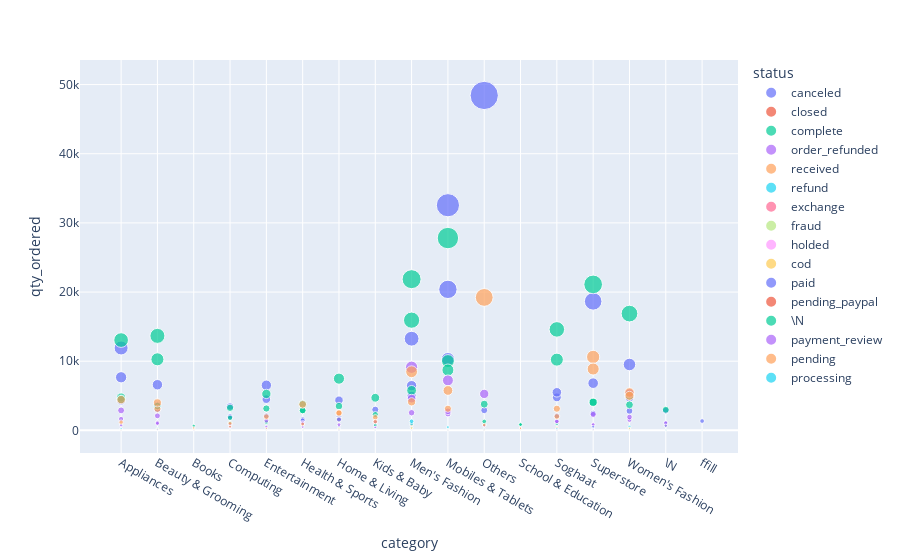

This figure's notebook cell:
### Markdown cell above
Selanjutnya, kita akan menganalisa terkait dengan jumlah pesanan dan status berdasarkan kategori

### Code cell
order_qs = df.groupby(['Year','category','status'])['qty_ordered'].sum().reset_index()
px.scatter(order_qs,x='category',y='qty_ordered',color='status',size='qty_ordered',hover_data=['category','status','Year'])

### Figure 1 — Plotly figure (JSON) as saved in the notebook; plotly's stock layout.template omitted (floating-point values rounded to 4 significant figures)
{"data": [{"customdata": [["canceled", 2016], ["canceled", 2016], ["canceled", 2016], ["canceled", 2016], ["canceled", 2016], ["canceled", 2016], ["canceled", 2016], ["canceled", 2016], ["canceled", 2016], ["canceled", 2016], ["canceled", 2016], ["canceled", 2016], ["canceled", 2016], ["canceled", 2016], ["canceled", 2016], ["canceled", 2016], ["canceled", 2017], ["canceled", 2017], ["canceled", 2017], ["canceled", 2017], ["canceled", 2017], ["canceled", 2017], ["canceled", 2017], ["canceled", 2017], ["canceled", 2017], ["canceled", 2017], ["canceled", 2017], ["canceled", 2017], ["canceled", 2017], ["canceled", 2017], ["canceled", 2017], ["canceled", 2017], ["canceled", 2018], ["canceled", 2018], ["canceled", 2018], ["canceled", 2018], ["canceled", 2018], ["canceled", 2018], ["canceled", 2018], ["canceled", 2018], ["canceled", 2018], ["canceled", 2018], ["canceled", 2018], ["canceled", 2018], ["canceled", 2018], ["canceled", 2018], ["canceled", 2018], ["canceled", 2018]], "hovertemplate": "status=%{customdata[0]}<br>category=%{x}<br>qty_ordered=%{marker.size}<br>Year=%{customdata[1]}<extra></extra>", "legendgroup": "canceled", "marker": {"color": "#636efa", "size": [4266, 3052, 61, 1881, 2101, 1022, 1972, 702, 5000, 10315, 798, 248, 4775, 2462, 2809, 2855, 11913, 6597, 194, 3458, 6529, 1599, 4361, 2993, 13253, 32556, 2910, 338, 5505, 18655, 9524, 1049, 7676, 3638, 144, 1992, 4514, 1434, 1741, 1093, 6462, 20387, 48428, 292, 2097, 6823, 4743, 1347], "sizemode": "area", "sizeref": 121.1, "symbol": "circle"}, "mode": "markers", "name": "canceled", "orientation": "v", "showlegend": true, "type": "scatter", "x": ["Appliances", "Beauty & Grooming", "Books", "Computing", "Entertainment", "Health & Sports", "Home & Living", "Kids & Baby", "Men's Fashion", "Mobiles & Tablets", "Others", "School & Education", "Soghaat", "Superstore", "Women's Fashion", "\\N", "Appliances", "Beauty & Grooming", "Books", "Computing", "Entertainment", "Health & Sports", "Home & Living", "Kids & Baby", "Men's Fashion", "Mobiles & Tablets", "Others", "School & Education", "Soghaat", "Superstore", "Women's Fashion", "\\N", "Appliances", "Beauty & Grooming", "Books", "Computing", "Entertainment", "Health & Sports", "Home & Living", "Kids & Baby", "Men's Fashion", "Mobiles & Tablets", "Others", "School & Education", "Soghaat", "Superstore", "Women's Fashion", "ffill"], "xaxis": "x", "y": [4266, 3052, 61, 1881, 2101, 1022, 1972, 702, 5000, 10315, 798, 248, 4775, 2462, 2809, 2855, 11913, 6597, 194, 3458, 6529, 1599, 4361, 2993, 13253, 32556, 2910, 338, 5505, 18655, 9524, 1049, 7676, 3638, 144, 1992, 4514, 1434, 1741, 1093, 6462, 20387, 48428, 292, 2097, 6823, 4743, 1347], "yaxis": "y"}, {"customdata": [["closed", 2016], ["closed", 2016], ["closed", 2016], ["closed", 2016], ["closed", 2016], ["closed", 2016], ["closed", 2016], ["closed", 2016], ["closed", 2016], ["closed", 2016], ["closed", 2016], ["closed", 2016], ["closed", 2016], ["closed", 2017], ["closed", 2017], ["closed", 2017], ["closed", 2017], ["closed", 2017], ["closed", 2017], ["closed", 2017], ["closed", 2017], ["closed", 2017], ["closed", 2017], ["closed", 2018], ["closed", 2018], ["closed", 2018], ["closed", 2018], ["closed", 2018], ["closed", 2018], ["closed", 2018], ["closed", 2018], ["closed", 2018], ["closed", 2018], ["closed", 2018], ["closed", 2018], ["closed", 2018], ["closed", 2018]], "hovertemplate": "status=%{customdata[0]}<br>category=%{x}<br>qty_ordered=%{marker.size}<br>Year=%{customdata[1]}<extra></extra>", "legendgroup": "closed", "marker": {"color": "#EF553B", "size": [61, 30, 6, 7, 5, 3, 62, 17, 1, 3, 3, 21, 2, 27, 9, 20, 2, 8, 4, 1, 39, 2, 89, 10, 21, 1, 3, 5, 1, 7, 2, 5, 9, 4, 19, 15, 14], "sizemode": "area", "sizeref": 121.1, "symbol": "circle"}, "mode": "markers", "name": "closed", "orientation": "v", "showlegend": true, "type": "scatter", "x": ["Appliances", "Beauty & Grooming", "Books", "Health & Sports", "Home & Living", "Kids & Baby", "Men's Fashion", "Mobiles & Tablets", "School & Education", "Soghaat", "Superstore", "Women's Fashion", "\\N", "Appliances", "Beauty & Grooming", "Computing", "Entertainment", "Health & Sports", "Home & Living", "Kids & Baby", "Mobiles & Tablets", "Soghaat", "Women's Fashion", "Appliances", "Beauty & Grooming", "Books", "Computing", "Entertainment", "Health & Sports", "Home & Living", "Kids & Baby", "Men's Fashion", "Mobiles & Tablets", "Others", "Soghaat", "Superstore", "Women's Fashion"], "xaxis": "x", "y": [61, 30, 6, 7, 5, 3, 62, 17, 1, 3, 3, 21, 2, 27, 9, 20, 2, 8, 4, 1, 39, 2, 89, 10, 21, 1, 3, 5, 1, 7, 2, 5, 9, 4, 19, 15, 14], "yaxis": "y"}, {"customdata": [["complete", 2016], ["complete", 2016], ["complete", 2016], ["complete", 2016], ["complete", 2016], ["complete", 2016], ["complete", 2016], ["complete", 2016], ["complete", 2016], ["complete", 2016], ["complete", 2016], ["complete", 2016], ["complete", 2016], ["complete", 2016], ["complete", 2016], ["complete", 2016], ["complete", 2017], ["complete", 2017], ["complete", 2017], ["complete", 2017], ["complete", 2017], ["complete", 2017], ["complete", 2017], ["complete", 2017], ["complete", 2017], ["complete", 2017], ["complete", 2017], ["complete", 2017], ["complete", 2017], ["complete", 2017], ["complete", 2017], ["complete", 2017], ["complete", 2018], ["complete", 2018], ["complete", 2018], ["complete", 2018], ["complete", 2018], ["complete", 2018], ["complete", 2018], ["complete", 2018], ["complete", 2018], ["complete", 2018], ["complete", 2018], ["complete", 2018], ["complete", 2018], ["complete", 2018], ["complete", 2018], ["complete", 2018]], "hovertemplate": "status=%{customdata[0]}<br>category=%{x}<br>qty_ordered=%{marker.size}<br>Year=%{customdata[1]}<extra></extra>", "legendgroup": "complete", "marker": {"color": "#00cc96", "size": [4769, 10274, 371, 1810, 1181, 2895, 3510, 2288, 15934, 10026, 939, 855, 14599, 4095, 5076, 2974, 13056, 13662, 657, 3261, 5269, 3817, 7476, 4713, 21862, 27808, 1292, 837, 10227, 21104, 16885, 662, 4479, 3513, 168, 1063, 3161, 2885, 1572, 777, 5779, 8726, 3790, 157, 1000, 4050, 3695, 1], "sizemode": "area", "sizeref": 121.1, "symbol": "circle"}, "mode": "markers", "name": "complete", "orientation": "v", "showlegend": true, "type": "scatter", "x": ["Appliances", "Beauty & Grooming", "Books", "Computing", "Entertainment", "Health & Sports", "Home & Living", "Kids & Baby", "Men's Fashion", "Mobiles & Tablets", "Others", "School & Education", "Soghaat", "Superstore", "Women's Fashion", "\\N", "Appliances", "Beauty & Grooming", "Books", "Computing", "Entertainment", "Health & Sports", "Home & Living", "Kids & Baby", "Men's Fashion", "Mobiles & Tablets", "Others", "School & Education", "Soghaat", "Superstore", "Women's Fashion", "\\N", "Appliances", "Beauty & Grooming", "Books", "Computing", "Entertainment", "Health & Sports", "Home & Living", "Kids & Baby", "Men's Fashion", "Mobiles & Tablets", "Others", "School & Education", "Soghaat", "Superstore", "Women's Fashion", "ffill"], "xaxis": "x", "y": [4769, 10274, 371, 1810, 1181, 2895, 3510, 2288, 15934, 10026, 939, 855, 14599, 4095, 5076, 2974, 13056, 13662, 657, 3261, 5269, 3817, 7476, 4713, 21862, 27808, 1292, 837, 10227, 21104, 16885, 662, 4479, 3513, 168, 1063, 3161, 2885, 1572, 777, 5779, 8726, 3790, 157, 1000, 4050, 3695, 1], "yaxis": "y"}, {"customdata": [["order_refunded", 2016], ["order_refunded", 2016], ["order_refunded", 2016], ["order_refunded", 2016], ["order_refunded", 2016], ["order_refunded", 2016], ["order_refunded", 2016], ["order_refunded", 2016], ["order_refunded", 2016], ["order_refunded", 2016], ["order_refunded", 2016], ["order_refunded", 2016], ["order_refunded", 2016], ["order_refunded", 2016], ["order_refunded", 2016], ["order_refunded", 2016], ["order_refunded", 2017], ["order_refunded", 2017], ["order_refunded", 2017], ["order_refunded", 2017], ["order_refunded", 2017], ["order_refunded", 2017], ["order_refunded", 2017], ["order_refunded", 2017], ["order_refunded", 2017], ["order_refunded", 2017], ["order_refunded", 2017], ["order_refunded", 2017], ["order_refunded", 2017], ["order_refunded", 2017], ["order_refunded", 2017], ["order_refunded", 2017], ["order_refunded", 2018], ["order_refunded", 2018], ["order_refunded", 2018], ["order_refunded", 2018], ["order_refunded", 2018], ["order_refunded", 2018], ["order_refunded", 2018], ["order_refunded", 2018], ["order_refunded", 2018], ["order_refunded", 2018], ["order_refunded", 2018], ["order_refunded", 2018], ["order_refunded", 2018], ["order_refunded", 2018], ["order_refunded", 2018], ["order_refunded", 2018]], "hovertemplate": "status=%{customdata[0]}<br>category=%{x}<br>qty_ordered=%{marker.size}<br>Year=%{customdata[1]}<extra></extra>", "legendgroup": "order_refunded", "marker": {"color": "#ab63fa", "size": [753, 1137, 69, 418, 261, 501, 601, 421, 4583, 2401, 213, 171, 1281, 867, 1520, 1080, 2889, 2100, 159, 861, 1395, 1122, 1566, 1269, 9124, 7232, 671, 331, 1309, 2300, 5347, 680, 1648, 1006, 69, 497, 531, 975, 830, 403, 2547, 2755, 5272, 141, 235, 817, 1930, 35], "sizemode": "area", "sizeref": 121.1, "symbol": "circle"}, "mode": "markers", "name": "order_refunded", "orientation": "v", "showlegend": true, "type": "scatter", "x": ["Appliances", "Beauty & Grooming", "Books", "Computing", "Entertainment", "Health & Sports", "Home & Living", "Kids & Baby", "Men's Fashion", "Mobiles & Tablets", "Others", "School & Education", "Soghaat", "Superstore", "Women's Fashion", "\\N", "Appliances", "Beauty & Grooming", "Books", "Computing", "Entertainment", "Health & Sports", "Home & Living", "Kids & Baby", "Men's Fashion", "Mobiles & Tablets", "Others", "School & Education", "Soghaat", "Superstore", "Women's Fashion", "\\N", "Appliances", "Beauty & Grooming", "Books", "Computing", "Entertainment", "Health & Sports", "Home & Living", "Kids & Baby", "Men's Fashion", "Mobiles & Tablets", "Others", "School & Education", "Soghaat", "Superstore", "Women's Fashion", "ffill"], "xaxis": "x", "y": [753, 1137, 69, 418, 261, 501, 601, 421, 4583, 2401, 213, 171, 1281, 867, 1520, 1080, 2889, 2100, 159, 861, 1395, 1122, 1566, 1269, 9124, 7232, 671, 331, 1309, 2300, 5347, 680, 1648, 1006, 69, 497, 531, 975, 830, 403, 2547, 2755, 5272, 141, 235, 817, 1930, 35], "yaxis": "y"}, {"customdata": [["received", 2016], ["received", 2016], ["received", 2016], ["received", 2016], ["received", 2016], ["received", 2016], ["received", 2016], ["received", 2016], ["received", 2016], ["received", 2016], ["received", 2016], ["received", 2016], ["received", 2016], ["received", 2016], ["received", 2016], ["received", 2016], ["received", 2017], ["received", 2017], ["received", 2017], ["received", 2017], ["received", 2017], ["received", 2017], ["received", 2017], ["received", 2017], ["received", 2017], ["received", 2017], ["received", 2017], ["received", 2017], ["received", 2017], ["received", 2017], ["received", 2017], ["received", 2017], ["received", 2018], ["received", 2018], ["received", 2018], ["received", 2018], ["received", 2018], ["received", 2018], ["received", 2018], ["received", 2018], ["received", 2018], ["received", 2018], ["received", 2018], ["received", 2018], ["received", 2018], ["received", 2018], ["received", 2018], ["received", 2018]], "hovertemplate": "status=%{customdata[0]}<br>category=%{x}<br>qty_ordered=%{marker.size}<br>Year=%{customdata[1]}<extra></extra>", "legendgroup": "received", "marker": {"color": "#FFA15A", "size": [180, 322, 3, 67, 20, 106, 115, 130, 772, 239, 33, 36, 397, 242, 292, 49, 1187, 3117, 209, 547, 255, 909, 2577, 1881, 8477, 3125, 773, 326, 3128, 10617, 5481, 113, 4430, 3981, 345, 1011, 1981, 3751, 2497, 1260, 4128, 5769, 19223, 305, 2006, 8874, 4991, 5], "sizemode": "area", "sizeref": 121.1, "symbol": "circle"}, "mode": "markers", "name": "received", "orientation": "v", "showlegend": true, "type": "scatter", "x": ["Appliances", "Beauty & Grooming", "Books", "Computing", "Entertainment", "Health & Sports", "Home & Living", "Kids & Baby", "Men's Fashion", "Mobiles & Tablets", "Others", "School & Education", "Soghaat", "Superstore", "Women's Fashion", "\\N", "Appliances", "Beauty & Grooming", "Books", "Computing", "Entertainment", "Health & Sports", "Home & Living", "Kids & Baby", "Men's Fashion", "Mobiles & Tablets", "Others", "School & Education", "Soghaat", "Superstore", "Women's Fashion", "\\N", "Appliances", "Beauty & Grooming", "Books", "Computing", "Entertainment", "Health & Sports", "Home & Living", "Kids & Baby", "Men's Fashion", "Mobiles & Tablets", "Others", "School & Education", "Soghaat", "Superstore", "Women's Fashion", "ffill"], "xaxis": "x", "y": [180, 322, 3, 67, 20, 106, 115, 130, 772, 239, 33, 36, 397, 242, 292, 49, 1187, 3117, 209, 547, 255, 909, 2577, 1881, 8477, 3125, 773, 326, 3128, 10617, 5481, 113, 4430, 3981, 345, 1011, 1981, 3751, 2497, 1260, 4128, 5769, 19223, 305, 2006, 8874, 4991, 5], "yaxis": "y"}, {"customdata": [["refund", 2016], ["refund", 2016], ["refund", 2016], ["refund", 2016], ["refund", 2016], ["refund", 2016], ["refund", 2016], ["refund", 2016], ["refund", 2016], ["refund", 2016], ["refund", 2016], ["refund", 2016], ["refund", 2016], ["refund", 2016], ["refund", 2016], ["refund", 2016], ["refund", 2017], ["refund", 2017], ["refund", 2017], ["refund", 2017], ["refund", 2017], ["refund", 2017], ["refund", 2017], ["refund", 2017], ["refund", 2017], ["refund", 2017], ["refund", 2017], ["refund", 2017], ["refund", 2017], ["refund", 2017], ["refund", 2017], ["refund", 2017], ["refund", 2018], ["refund", 2018], ["refund", 2018], ["refund", 2018], ["refund", 2018], ["refund", 2018], ["refund", 2018], ["refund", 2018], ["refund", 2018], ["refund", 2018], ["refund", 2018], ["refund", 2018], ["refund", 2018], ["refund", 2018], ["refund", 2018], ["refund", 2018]], "hovertemplate": "status=%{customdata[0]}<br>category=%{x}<br>qty_ordered=%{marker.size}<br>Year=%{customdata[1]}<extra></extra>", "legendgroup": "refund", "marker": {"color": "#19d3f3", "size": [186, 224, 5, 122, 40, 98, 177, 130, 954, 329, 40, 38, 243, 67, 330, 104, 242, 268, 33, 58, 83, 90, 337, 183, 1316, 475, 209, 11, 242, 278, 520, 64, 233, 285, 7, 78, 31, 66, 164, 87, 390, 164, 25, 17, 55, 210, 277, 29], "sizemode": "area", "sizeref": 121.1, "symbol": "circle"}, "mode": "markers", "name": "refund", "orientation": "v", "showlegend": true, "type": "scatter", "x": ["Appliances", "Beauty & Grooming", "Books", "Computing", "Entertainment", "Health & Sports", "Home & Living", "Kids & Baby", "Men's Fashion", "Mobiles & Tablets", "Others", "School & Education", "Soghaat", "Superstore", "Women's Fashion", "\\N", "Appliances", "Beauty & Grooming", "Books", "Computing", "Entertainment", "Health & Sports", "Home & Living", "Kids & Baby", "Men's Fashion", "Mobiles & Tablets", "Others", "School & Education", "Soghaat", "Superstore", "Women's Fashion", "\\N", "Appliances", "Beauty & Grooming", "Books", "Computing", "Entertainment", "Health & Sports", "Home & Living", "Kids & Baby", "Men's Fashion", "Mobiles & Tablets", "Others", "School & Education", "Soghaat", "Superstore", "Women's Fashion", "ffill"], "xaxis": "x", "y": [186, 224, 5, 122, 40, 98, 177, 130, 954, 329, 40, 38, 243, 67, 330, 104, 242, 268, 33, 58, 83, 90, 337, 183, 1316, 475, 209, 11, 242, 278, 520, 64, 233, 285, 7, 78, 31, 66, 164, 87, 390, 164, 25, 17, 55, 210, 277, 29], "yaxis": "y"}, {"customdata": [["exchange", 2016], ["exchange", 2016], ["exchange", 2016], ["exchange", 2016]], "hovertemplate": "status=%{customdata[0]}<br>category=%{x}<br>qty_ordered=%{marker.size}<br>Year=%{customdata[1]}<extra></extra>", "legendgroup": "exchange", "marker": {"color": "#FF6692", "size": [1, 1, 1, 1], "sizemode": "area", "sizeref": 121.1, "symbol": "circle"}, "mode": "markers", "name": "exchange", "orientation": "v", "showlegend": true, "type": "scatter", "x": ["Computing", "Men's Fashion", "Mobiles & Tablets", "Women's Fashion"], "xaxis": "x", "y": [1, 1, 1, 1], "yaxis": "y"}, {"customdata": [["fraud", 2016], ["fraud", 2016], ["fraud", 2016], ["fraud", 2016], ["fraud", 2017]], "hovertemplate": "status=%{customdata[0]}<br>category=%{x}<br>qty_ordered=%{marker.size}<br>Year=%{customdata[1]}<extra></extra>", "legendgroup": "fraud", "marker": {"color": "#B6E880", "size": [1, 2, 1, 3, 3], "sizemode": "area", "sizeref": 121.1, "symbol": "circle"}, "mode": "markers", "name": "fraud", "orientation": "v", "showlegend": true, "type": "scatter", "x": ["Computing", "Entertainment", "Home & Living", "Mobiles & Tablets", "Mobiles & Tablets"], "xaxis": "x", "y": [1, 2, 1, 3, 3], "yaxis": "y"}, {"customdata": [["holded", 2016], ["holded", 2016], ["holded", 2016], ["holded", 2018], ["holded", 2018], ["holded", 2018], ["holded", 2018], ["holded", 2018], ["holded", 2018]], "hovertemplate": "status=%{customdata[0]}<br>category=%{x}<br>qty_ordered=%{marker.size}<br>Year=%{customdata[1]}<extra></extra>", "legendgroup": "holded", "marker": {"color": "#FF97FF", "size": [2, 1, 3, 3, 7, 2, 2, 6, 10], "sizemode": "area", "sizeref": 121.1, "symbol": "circle"}, "mode": "markers", "name": "holded", "orientation": "v", "showlegend": true, "type": "scatter", "x": ["Home & Living", "School & Education", "Soghaat", "Appliances", "Beauty & Grooming", "Computing", "Entertainment", "Men's Fashion", "Mobiles & Tablets"], "xaxis": "x", "y": [2, 1, 3, 3, 7, 2, 2, 6, 10], "yaxis": "y"}, {"customdata": [["cod", 2017], ["cod", 2017], ["cod", 2017], ["cod", 2017], ["cod", 2017], ["cod", 2017], ["cod", 2017], ["cod", 2017], ["cod", 2017], ["cod", 2017], ["cod", 2017], ["cod", 2017], ["cod", 2017], ["cod", 2017], ["cod", 2017], ["cod", 2017], ["cod", 2018], ["cod", 2018], ["cod", 2018], ["cod", 2018], ["cod", 2018], ["cod", 2018], ["cod", 2018], ["cod", 2018], ["cod", 2018], ["cod", 2018], ["cod", 2018], ["cod", 2018], ["cod", 2018], ["cod", 2018], ["cod", 2018], ["cod", 2018]], "hovertemplate": "status=%{customdata[0]}<br>category=%{x}<br>qty_ordered=%{marker.size}<br>Year=%{customdata[1]}<extra></extra>", "legendgroup": "cod", "marker": {"color": "#FECB52", "size": [67, 195, 86, 27, 4, 27, 264, 101, 389, 75, 51, 17, 82, 124, 306, 6, 55, 181, 34, 48, 18, 73, 184, 58, 234, 106, 128, 9, 64, 120, 228, 5], "sizemode": "area", "sizeref": 121.1, "symbol": "circle"}, "mode": "markers", "name": "cod", "orientation": "v", "showlegend": true, "type": "scatter", "x": ["Appliances", "Beauty & Grooming", "Books", "Computing", "Entertainment", "Health & Sports", "Home & Living", "Kids & Baby", "Men's Fashion", "Mobiles & Tablets", "Others", "School & Education", "Soghaat", "Superstore", "Women's Fashion", "\\N", "Appliances", "Beauty & Grooming", "Books", "Computing", "Entertainment", "Health & Sports", "Home & Living", "Kids & Baby", "Men's Fashion", "Mobiles & Tablets", "Others", "School & Education", "Soghaat", "Superstore", "Women's Fashion", "ffill"], "xaxis": "x", "y": [67, 195, 86, 27, 4, 27, 264, 101, 389, 75, 51, 17, 82, 124, 306, 6, 55, 181, 34, 48, 18, 73, 184, 58, 234, 106, 128, 9, 64, 120, 228, 5], "yaxis": "y"}, {"customdata": [["paid", 2017], ["paid", 2017], ["paid", 2017], ["paid", 2017], ["paid", 2017], ["paid", 2017], ["paid", 2017], ["paid", 2017], ["paid", 2017], ["paid", 2017], ["paid", 2017], ["paid", 2017], ["paid", 2017], ["paid", 2017], ["paid", 2017], ["paid", 2017], ["paid", 2018], ["paid", 2018], ["paid", 2018], ["paid", 2018], ["paid", 2018], ["paid", 2018], ["paid", 2018], ["paid", 2018], ["paid", 2018], ["paid", 2018], ["paid", 2018], ["paid", 2018], ["paid", 2018], ["paid", 2018], ["paid", 2018]], "hovertemplate": "status=%{customdata[0]}<br>category=%{x}<br>qty_ordered=%{marker.size}<br>Year=%{customdata[1]}<extra></extra>", "legendgroup": "paid", "marker": {"color": "#636efa", "size": [12, 44, 12, 4, 3, 5, 28, 33, 62, 33, 5, 2, 96, 529, 55, 3, 34, 122, 8, 18, 19, 23, 71, 37, 53, 57, 86, 3, 33, 161, 71], "sizemode": "area", "sizeref": 121.1, "symbol": "circle"}, "mode": "markers", "name": "paid", "orientation": "v", "showlegend": true, "type": "scatter", "x": ["Appliances", "Beauty & Grooming", "Books", "Computing", "Entertainment", "Health & Sports", "Home & Living", "Kids & Baby", "Men's Fashion", "Mobiles & Tablets", "Others", "School & Education", "Soghaat", "Superstore", "Women's Fashion", "\\N", "Appliances", "Beauty & Grooming", "Books", "Computing", "Entertainment", "Health & Sports", "Home & Living", "Kids & Baby", "Men's Fashion", "Mobiles & Tablets", "Others", "School & Education", "Soghaat", "Superstore", "Women's Fashion"], "xaxis": "x", "y": [12, 44, 12, 4, 3, 5, 28, 33, 62, 33, 5, 2, 96, 529, 55, 3, 34, 122, 8, 18, 19, 23, 71, 37, 53, 57, 86, 3, 33, 161, 71], "yaxis": "y"}, {"customdata": [["pending_paypal", 2017], ["pending_paypal", 2017], ["pending_paypal", 2017], ["pending_paypal", 2017], ["pending_paypal", 2017]], "hovertemplate": "status=%{customdata[0]}<br>category=%{x}<br>qty_ordered=%{marker.size}<br>Year=%{customdata[1]}<extra></extra>", "legendgroup": "pending_paypal", "marker": {"color": "#EF553B", "size": [1, 1, 3, 3, 1], "sizemode": "area", "sizeref": 121.1, "symbol": "circle"}, "mode": "markers", "name": "pending_paypal", "orientation": "v", "showlegend": true, "type": "scatter", "x": ["Health & Sports", "Home & Living", "Men's Fashion", "Superstore", "Women's Fashion"], "xaxis": "x", "y": [1, 1, 3, 3, 1], "yaxis": "y"}, {"customdata": [["\\N", 2017]], "hovertemplate": "status=%{customdata[0]}<br>category=%{x}<br>qty_ordered=%{marker.size}<br>Year=%{customdata[1]}<extra></extra>", "legendgroup": "\\N", "marker": {"color": "#00cc96", "size": [6], "sizemode": "area", "sizeref": 121.1, "symbol": "circle"}, "mode": "markers", "name": "\\N", "orientation": "v", "showlegend": true, "type": "scatter", "x": ["\\N"], "xaxis": "x", "y": [6], "yaxis": "y"}, {"customdata": [["payment_review", 2018], ["payment_review", 2018], ["payment_review", 2018], ["payment_review", 2018], ["payment_review", 2018], ["payment_review", 2018], ["payment_review", 2018], ["payment_review", 2018]], "hovertemplate": "status=%{customdata[0]}<br>category=%{x}<br>qty_ordered=%{marker.size}<br>Year=%{customdata[1]}<extra></extra>", "legendgroup": "payment_review", "marker": {"color": "#ab63fa", "size": [12, 2, 1, 4, 6, 1, 16, 126], "sizemode": "area", "sizeref": 121.1, "symbol": "circle"}, "mode": "markers", "name": "payment_review", "orientation": "v", "showlegend": true, "type": "scatter", "x": ["Appliances", "Beauty & Grooming", "Entertainment", "Health & Sports", "Men's Fashion", "Mobiles & Tablets", "Soghaat", "Superstore"], "xaxis": "x", "y": [12, 2, 1, 4, 6, 1, 16, 126], "yaxis": "y"}, {"customdata": [["pending", 2018], ["pending", 2018], ["pending", 2018], ["pending", 2018], ["pending", 2018], ["pending", 2018], ["pending", 2018], ["pending", 2018]], "hovertemplate": "status=%{customdata[0]}<br>category=%{x}<br>qty_ordered=%{marker.size}<br>Year=%{customdata[1]}<extra></extra>", "legendgroup": "pending", "marker": {"color": "#FFA15A", "size": [14, 3, 11, 1, 25, 9, 1, 6], "sizemode": "area", "sizeref": 121.1, "symbol": "circle"}, "mode": "markers", "name": "pending", "orientation": "v", "showlegend": true, "type": "scatter", "x": ["Appliances", "Computing", "Entertainment", "Home & Living", "Mobiles & Tablets", "Others", "Soghaat", "Women's Fashion"], "xaxis": "x", "y": [14, 3, 11, 1, 25, 9, 1, 6], "yaxis": "y"}, {"customdata": [["processing", 2018], ["processing", 2018], ["processing", 2018], ["processing", 2018], ["processing", 2018], ["processing", 2018], ["processing", 2018]], "hovertemplate": "status=%{customdata[0]}<br>category=%{x}<br>qty_ordered=%{marker.size}<br>Year=%{customdata[1]}<extra></extra>", "legendgroup": "processing", "marker": {"color": "#19d3f3", "size": [1, 1, 1, 1, 20, 9, 3], "sizemode": "area", "sizeref": 121.1, "symbol": "circle"}, "mode": "markers", "name": "processing", "orientation": "v", "showlegend": true, "type": "scatter", "x": ["Appliances", "Beauty & Grooming", "Health & Sports", "Home & Living", "Men's Fashion", "Mobiles & Tablets", "Women's Fashion"], "xaxis": "x", "y": [1, 1, 1, 1, 20, 9, 3], "yaxis": "y"}], "layout": {"legend": {"itemsizing": "constant", "title": {"text": "status"}, "tracegroupgap": 0}, "margin": {"t": 60}, "xaxis": {"anchor": "y", "domain": [0, 1], "title": {"text": "category"}}, "yaxis": {"anchor": "x", "domain": [0, 1], "title": {"text": "qty_ordered"}}}}
